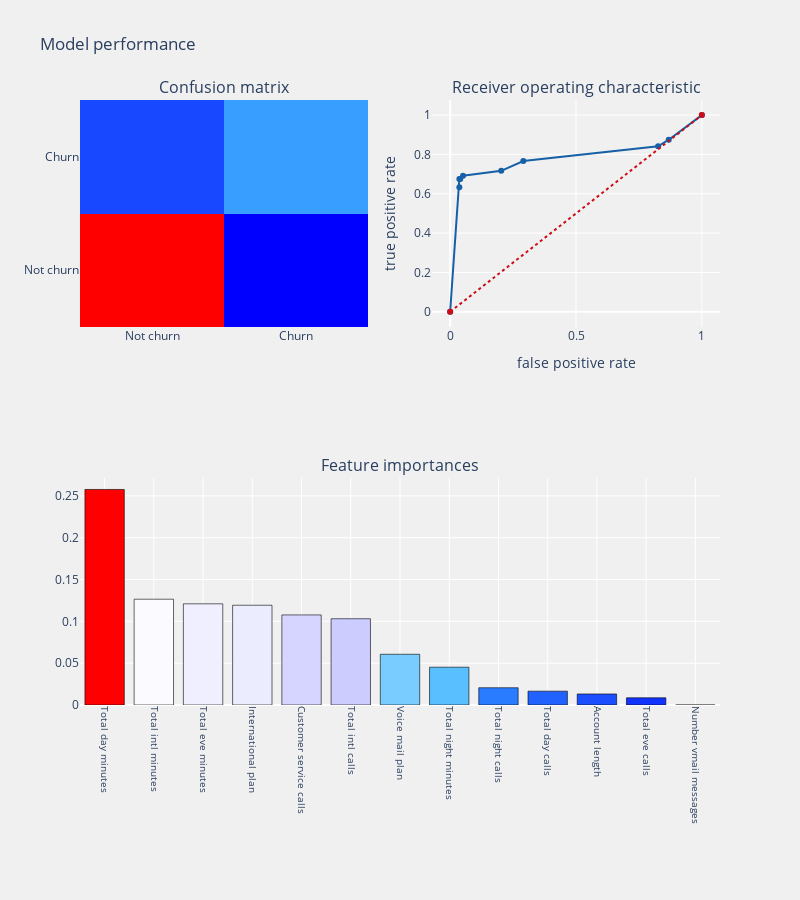

Write notebook code for a chart like this one.
### Code cell
from sklearn.tree import DecisionTreeClassifier
from sklearn.tree import export_graphviz
from sklearn import tree
from graphviz import Source
from IPython.display import SVG, display

decision_tree = DecisionTreeClassifier(max_depth = 9, random_state = 123,
                                       splitter = "best", criterion = "gini")

telecom_churn_prediction(decision_tree, x_train, x_test, y_train, y_test, "features", threshold_plot=True)

#plot decision tree
treeplot(decision_tree, cols, ["Not churn", "Churn"])

### Figure 1 — Plotly figure (JSON) as saved in the notebook; plotly's stock layout.template omitted (floating-point values rounded to 4 significant figures)
{"data": [{"colorscale": [[0, "rgb(0,0,255)"], [0.1, "rgb(51,153,255)"], [0.2, "rgb(102,204,255)"], [0.3, "rgb(153,204,255)"], [0.4, "rgb(204,204,255)"], [0.5, "rgb(255,255,255)"], [0.6, "rgb(255,204,255)"], [0.7, "rgb(255,153,255)"], [0.8, "rgb(255,102,204)"], [0.9, "rgb(255,102,102)"], [1, "rgb(255,0,0)"]], "name": "Confusion matrix", "showscale": false, "type": "heatmap", "x": ["Not churn", "Churn"], "xaxis": "x", "y": ["Not churn", "Churn"], "yaxis": "y", "z": [[527, 20], [44, 76]]}, {"line": {"color": "rgb(22, 96, 167)", "width": 2}, "name": "Roc: 0.7983851310176721", "type": "scatter", "x": [0, 0.03656, 0.03656, 0.04022, 0.05119, 0.2029, 0.2907, 0.8263, 0.8684, 1], "xaxis": "x2", "y": [0, 0.6333, 0.675, 0.675, 0.6917, 0.7167, 0.7667, 0.8417, 0.875, 1], "yaxis": "y2"}, {"line": {"color": "rgb(205, 12, 24)", "dash": "dot", "width": 2}, "type": "scatter", "x": [0, 1], "xaxis": "x2", "y": [0, 1], "yaxis": "y2"}, {"marker": {"color": [0.2577, 0.1265, 0.121, 0.1193, 0.1077, 0.1031, 0.06064, 0.04518, 0.02063, 0.01657, 0.0132, 0.008619, 0], "colorscale": [[0, "rgb(0,0,255)"], [0.1, "rgb(51,153,255)"], [0.2, "rgb(102,204,255)"], [0.3, "rgb(153,204,255)"], [0.4, "rgb(204,204,255)"], [0.5, "rgb(255,255,255)"], [0.6, "rgb(255,204,255)"], [0.7, "rgb(255,153,255)"], [0.8, "rgb(255,102,204)"], [0.9, "rgb(255,102,102)"], [1, "rgb(255,0,0)"]], "line": {"color": "black", "width": 0.6}}, "name": "coefficients", "type": "bar", "x": ["Total day minutes", "Total intl minutes", "Total eve minutes", "International plan", "Customer service calls", "Total intl calls", "Voice mail plan", "Total night minutes", "Total night calls", "Total day calls", "Account length", "Total eve calls", "Number vmail messages"], "xaxis": "x3", "y": [0.2577, 0.1265, 0.121, 0.1193, 0.1077, 0.1031, 0.06064, 0.04518, 0.02063, 0.01657, 0.0132, 0.008619, 0], "yaxis": "y3"}], "layout": {"annotations": [{"font": {"size": 16}, "showarrow": false, "text": "Confusion matrix", "x": 0.225, "xanchor": "center", "xref": "paper", "y": 1, "yanchor": "bottom", "yref": "paper"}, {"font": {"size": 16}, "showarrow": false, "text": "Receiver operating characteristic", "x": 0.775, "xanchor": "center", "xref": "paper", "y": 1, "yanchor": "bottom", "yref": "paper"}, {"font": {"size": 16}, "showarrow": false, "text": "Feature importances", "x": 0.5, "xanchor": "center", "xref": "paper", "y": 0.375, "yanchor": "bottom", "yref": "paper"}], "autosize": false, "height": 900, "margin": {"b": 195}, "paper_bgcolor": "rgba(240,240,240, 0.95)", "plot_bgcolor": "rgba(240,240,240, 0.95)", "showlegend": false, "title": {"text": "Model performance"}, "width": 800, "xaxis": {"anchor": "y", "domain": [0, 0.45]}, "xaxis2": {"anchor": "y2", "domain": [0.55, 1], "title": {"text": "false positive rate"}}, "xaxis3": {"anchor": "y3", "domain": [0, 1], "showgrid": true, "tickangle": 90, "tickfont": {"size": 10}}, "yaxis": {"anchor": "x", "domain": [0.625, 1]}, "yaxis2": {"anchor": "x2", "domain": [0.625, 1], "title": {"text": "true positive rate"}}, "yaxis3": {"anchor": "x3", "domain": [0, 0.375]}}}
